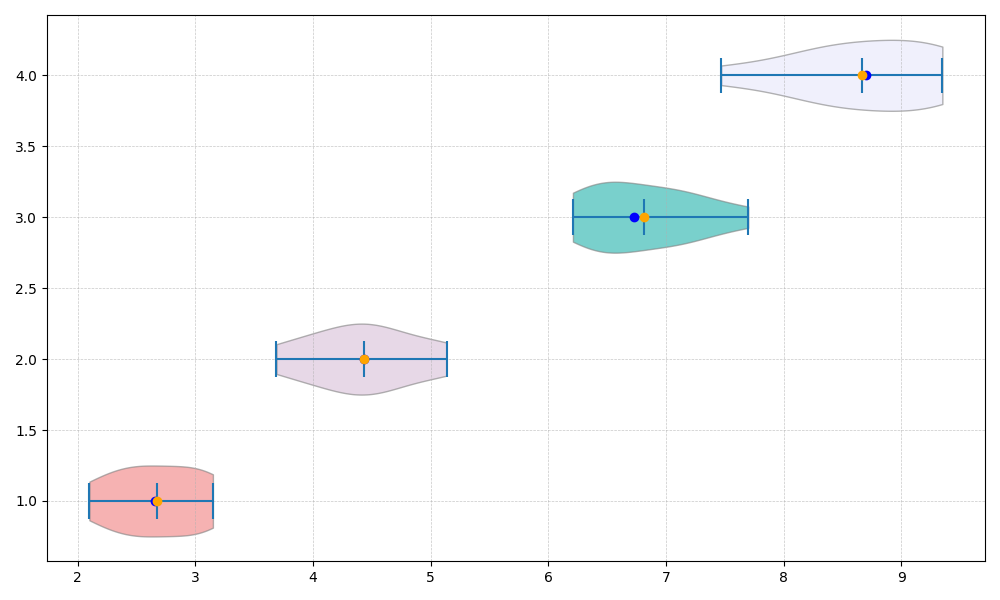

The Python source for this figure:
import matplotlib.pyplot as plt
import numpy as np

classical_music = [2.7, 2.8, 3.0, 2.6, 2.9, 2.3, 2.5, 2.1, 2.8, 2.7]
jazz_music = [4.6, 4.1, 4.4, 4.2, 4.7, 4.0, 4.3, 4.5, 4.8, 4.2]
rock_music = [6.8, 6.9, 6.7, 7.0, 6.6, 6.5, 6.9, 6.5, 6.8, 6.7]
electronic_music = [8.7, 8.3, 8.9, 8.5, 8.4, 8.8, 8.4, 8.5, 8.6, 8.6]

variation_factors = [0.95, 0.9, 1.05, 1.1, 1.08, 0.98, 0.96, 1.0, 1.07, 1.02]
classical_var = np.multiply(classical_music, variation_factors)
jazz_var = np.multiply(jazz_music, variation_factors)
rock_var = np.multiply(rock_music, variation_factors)
electronic_var = np.multiply(electronic_music, variation_factors)

violin_plot_data = [classical_var, jazz_var, rock_var, electronic_var]

fig, ax = plt.subplots(figsize=(10, 6))

violin_parts = ax.violinplot(violin_plot_data, vert=False, showmeans=True, showextrema=True)

# Manually shuffled the colors
colors = ['lightcoral', 'thistle', 'lightseagreen', 'lavender']
for pc, color in zip(violin_parts['bodies'], colors):
    pc.set_facecolor(color)
    pc.set_edgecolor('grey')
    pc.set_alpha(0.6)

for i, data in enumerate(violin_plot_data, start=1):
    median = np.median(data)
    mean = np.mean(data)
    ax.scatter(median, i, color='blue', zorder=3)
    ax.scatter(mean, i, color='orange', zorder=3)

ax.grid(True, linestyle='--', linewidth=0.5, alpha=0.7)

plt.tight_layout()
plt.show()
